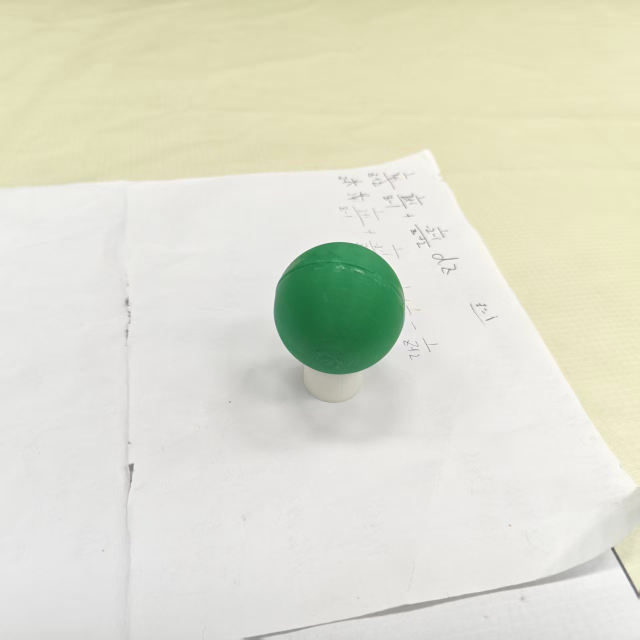
//> input picture 4_opencv_learn/pictures/green_ball.jpg, 1280 x 1280 px (shown at 1/2 size)
$ ./11_CamScanner pictures/green_ball.jpg   (built with g++ and OpenCV 4)
//> lines starting //> are read from the running program, lines starting //| are printed output that depends on the picture; after the words box and inside, x2 and y2 are one past the last pixel; in counts of white or black regions, pixels touching at a corner belong together
//
// Created by tu on 25-12-11.
//
#include <iostream>
#include <opencv2/imgcodecs.hpp>
#include <opencv2/videoio.hpp>
#include <opencv2/imgproc.hpp>
#include <opencv2/highgui.hpp>
#include <vector>
#define width 210
#define height 297
void pre_processing(cv::Mat &img_);
void wrap_image_(std::vector<std::vector<cv::Point>> &ang_points_,cv::Mat &img_);
void getContours_(cv::Mat &process_img_,cv::Mat &ori_img_);


int main(int argc,char** argv)
{
    if (argc != 2)
    {
        std::cout << "-------------------------------------------------------------" << std::endl;
        std::cerr << "Usage: " << argv[0] << " <video url>/picture path"  << " 0/1 "<< std::endl;
        std::cout << "-------------------------------------------------------------" << std::endl;
        return -1;
    }
    using namespace std;
    using namespace cv;
    string path = argv[1];
    Mat img = imread(path,IMREAD_COLOR_BGR);
//> img is the input picture: 1280 rows x 1280 cols, CV_8UC3; mean B, G, R 206.8, 223.1, 222.2
    pre_processing(img);
}


void pre_processing(cv::Mat &img_)
{
    using namespace cv;
    Mat pre_img,img_gray,img_blur,img_canny;
    pre_img = img_.clone();
    cvtColor(pre_img,img_gray,COLOR_BGR2GRAY);
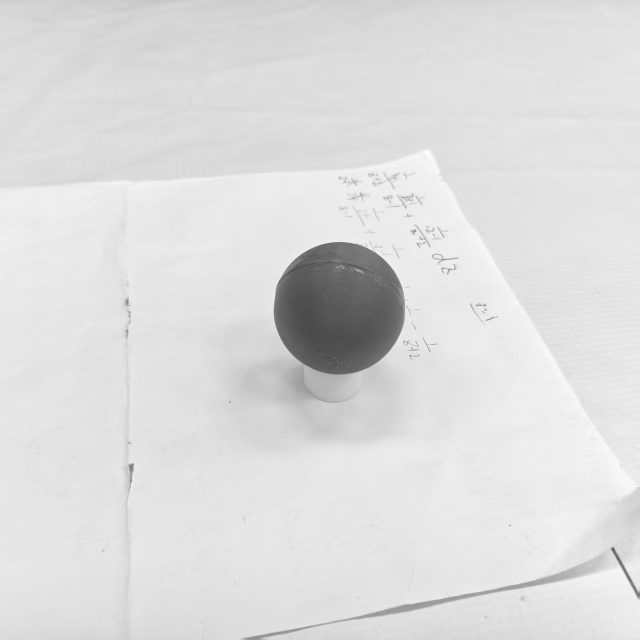
//> img_gray: 1280 rows x 1280 cols, CV_8UC1 (shown at 1/2 size); min 71, max 253, mean 221
    GaussianBlur(img_gray,img_blur,Size(9,9),0);
    Canny(img_blur,img_canny,20,150);
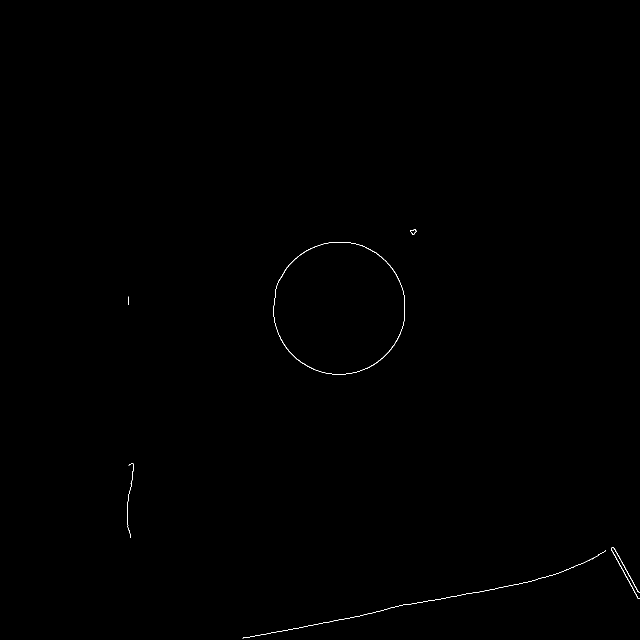
//> img_canny: 1280 rows x 1280 cols, CV_8UC1 (shown at 1/2 size); 0.14% white in thin lines or dots, all inside (x1, y1, x2, y2) = (254, 458, 1280, 1277)
    getContours_(img_canny,pre_img);

}

void getContours_(cv::Mat &process_img_,cv::Mat &ori_img_)
{
    using namespace cv;
    std::vector<std::vector<Point>> contours;
    std::vector<Vec4i> hierarchy;
    findContours(process_img_,contours,hierarchy,RETR_EXTERNAL,CHAIN_APPROX_SIMPLE);
//> contours = 6 contours, 4 with area under 20; largest, box (x1, y1, x2, y2) and area: (547, 484, 810, 749) 54852, (1222, 1094, 1280, 1198) 102
    std::vector<std::vector<Point>> conPoly(contours.size());
//> conPoly = 6 empty contours
    std::vector<Rect> boundRect(contours.size());
    for (int i = 0;i < contours.size();i++)
    {
        int area = contourArea(contours[i]);
        if (area > 4000 || conPoly[i].size() == 4)
        {
            std::cout << "area = " << area << std::endl;
            double peri = arcLength(contours[i],true);
            approxPolyDP(contours[i],conPoly[i],0.02*peri,true);
            drawContours(ori_img_,conPoly,i,Scalar(0,0,255),2);
            std::cout << conPoly[i].size() << std::endl; //角点个数
        }

    }
//> this loop made 6 passes
//> (area, peri) on pass 5: (54852, 875.9)
//> area on pass 2: 101
//| area = 54852
//| 8
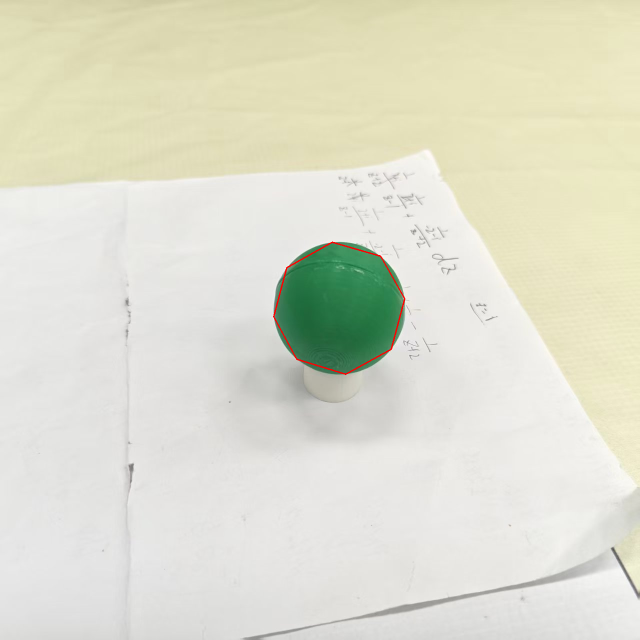
//> ori_img_: 1280 rows x 1280 cols, CV_8UC3 (shown at 1/2 size); 0.13% of pixels changed, all inside (x1, y1, x2, y2) = (546, 483, 811, 750)
    wrap_image_(conPoly,ori_img_);

}

void wrap_image_(std::vector<std::vector<cv::Point>> &ang_points_,cv::Mat &img_)
{
    using namespace cv;
    Mat img_wrap;
    for (auto &ang : ang_points_)
    {
        if (ang.size() == 4)
        {
            Point2f src[4]={ang[0],ang[3],ang[1],ang[2]};
            Point2f dst[4] = {Point2f(0,0),Point2f(width,0),Point2f(0,height),Point2f(width,height)};
            for (int i = 1;const auto &p: src)
            {
                circle(img_,p,10,Scalar(0,255,255));
                putText(img_,std::to_string(i++),p,FONT_HERSHEY_COMPLEX,2,Scalar(0,255,0));
            }


            Mat matrix = getPerspectiveTransform(src,dst);
            warpPerspective(img_,img_wrap,matrix,Size(width,height));
            imshow("wrap",img_wrap);
            imshow("ori",img_);
            waitKey(0);
            destroyAllWindows();
        }
    }
//> this loop made 6 passes
}
